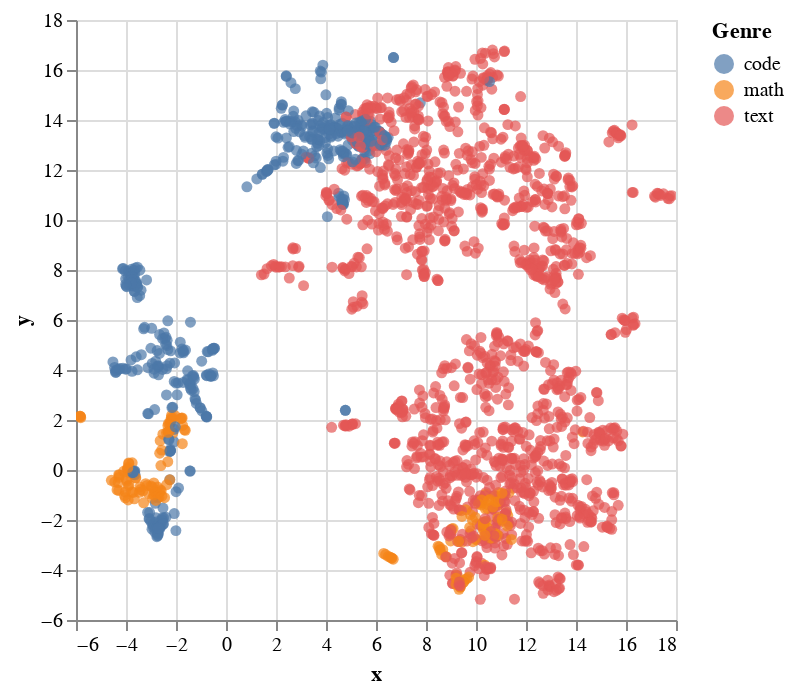

Here is the notebook cell this chart was saved with:
### Code cell
umap_lsreft = UMAP(n_components=2, random_state=42).fit_transform(lsreft.float().numpy())
umap_diffmean = UMAP(n_components=2, random_state=42).fit_transform(diffmean.float().numpy())

df_lsreft = pd.DataFrame({
    'x': umap_lsreft[:, 0],
    'y': umap_lsreft[:, 1],
    'concept': [m['concept'] for m in lsreft_metadata],    # or any other field
    'genre':   [get_genre(m) for m in lsreft_metadata],
    'method':  'LsReFT'
})
df_diffmean = pd.DataFrame({
    'x': umap_diffmean[:, 0],
    'y': umap_diffmean[:, 1],
    'concept': [m['concept'] for m in diffmean_metadata],
    'genre':   [get_genre(m) for m in diffmean_metadata],
    'method':  'DiffMean'
})
df_all = pd.concat([df_lsreft, df_diffmean], ignore_index=True)

df_subsample = df_all.sample(n=2000, random_state=42)

alt.data_transformers.disable_max_rows()

chart = (
    alt.Chart(df_subsample)
    .mark_circle(size=30)
    .encode(
        x=alt.X('x:Q'),
        y=alt.Y('y:Q'),
        color=alt.Color('genre:N', legend=alt.Legend(title="Genre")),
        tooltip=['concept:N', 'method:N', 'genre:N']  # fields that appear on hover
    )
    .interactive()  # Allows panning & zooming
)

chart  # Display in Jupyter

### Figure 1 — Vega-Lite specification as saved in the notebook (floating-point values rounded to 4 significant figures; data arrays with more than 128 entries replaced by an {"elided": "..."} marker saying what was removed)
{"config": {"view": {"continuousWidth": 300, "continuousHeight": 300}}, "data": {"name": "data-110e278377593eab8a1ccea12f38218f"}, "mark": {"type": "circle", "size": 30}, "encoding": {"color": {"field": "genre", "legend": {"title": "Genre"}, "type": "nominal"}, "tooltip": [{"field": "concept", "type": "nominal"}, {"field": "method", "type": "nominal"}, {"field": "genre", "type": "nominal"}], "x": {"field": "x", "type": "quantitative"}, "y": {"field": "y", "type": "quantitative"}}, "params": [{"name": "param_1", "select": {"type": "interval", "encodings": ["x", "y"]}, "bind": "scales"}], "$schema": "https://vega.github.io/schema/vega-lite/v5.16.3.json", "datasets": {"data-110e278377593eab8a1ccea12f38218f": {"elided": "2000 records"}}}
